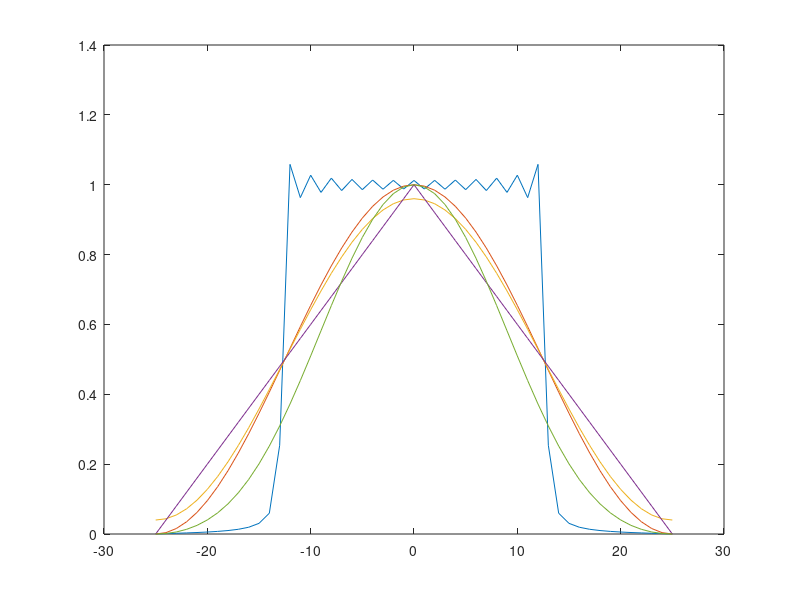

This figure's MATLAB source:
clc ; 
clear ; 
close all ;
l=51;  #order M=50
w=pi/2;

n=-25:25; 
#ideal filter
h=(sin(w*n)./(pi*n));
h(n==0)=0.5;
h1=fftshift(fft(h));
plot(n,abs(h1));
hold on;

#hanning
W=(0.5+0.5*cos((2*pi.*n)./50));
plot(n,abs(W));
hold on;

#hamming
W1=(0.5+0.46*cos((2*pi.*n)./50));
plot(n,abs(W1));
hold on;

#bartlett
W3=(1-((2*abs(n)./50)));
plot(n,abs(W3));
hold on;

#blackman
W4=(0.42+0.5*cos((2*pi.*n)./50)+0.08*cos((4*pi.*n)./50));
plot(n,abs(W4));
hold on;